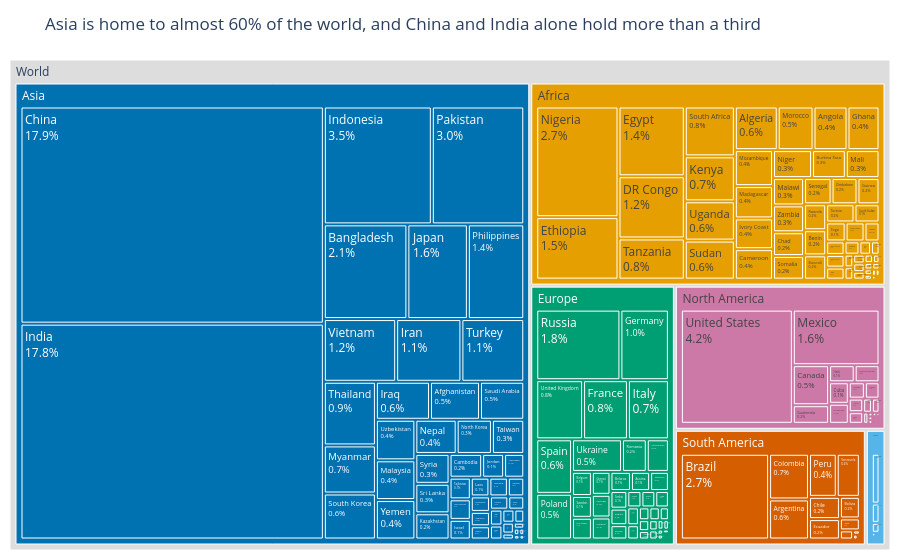

The notebook cell this image was saved under:
### Markdown cell above
**Chart choice & justification:** *Which chart did you choose, and why? Justify design choices.

*YOUR ANSWER HERE* Here we have parts as continents and pieces of parts as countires then a treemap fits perfeclty(two levels), Area = population, colour = continent, and labels show each block’s share of the world.

### Code cell
# Q6
# YOUR CODE HERE

fig = px.treemap(df, path=[px.Constant('World'), 'Continent', 'Country'], values='2022 Population',
                 color='Continent', color_discrete_map={**okabe, '(?)': '#DDDDDD'}, template='plotly_white')
fig.update_traces(texttemplate='%{label}<br>%{percentRoot:.1%}', root_color='lightgrey')
fig.update_layout(title='Asia is home to almost 60% of the world, and China and India alone hold more than a third',
                  margin=dict(t=60, l=10, r=10, b=10))
fig.show()

### Figure 1 — Plotly figure (JSON) as saved in the notebook; plotly's stock layout.template omitted (floating-point values rounded to 4 significant figures; data arrays with more than 128 entries replaced by an {"elided": "..."} marker saying what was removed)
{"data": [{"branchvalues": "total", "customdata": {"elided": "241x1 str values"}, "domain": {"x": [0, 1], "y": [0, 1]}, "hovertemplate": "labels=%{label}<br>2022 Population=%{value}<br>parent=%{parent}<br>id=%{id}<br>Continent=%{customdata[0]}<extra></extra>", "ids": {"elided": "241 str values"}, "labels": {"elided": "241 str values"}, "marker": {"colors": {"elided": "241 str values"}}, "name": "", "parents": {"elided": "241 str values"}, "root": {"color": "lightgrey"}, "texttemplate": "%{label}<br>%{percentRoot:.1%}", "type": "treemap", "values": {"elided": "241 float values"}}], "layout": {"legend": {"tracegroupgap": 0}, "margin": {"b": 10, "l": 10, "r": 10, "t": 60}, "title": {"text": "Asia is home to almost 60% of the world, and China and India alone hold more than a third"}}}
